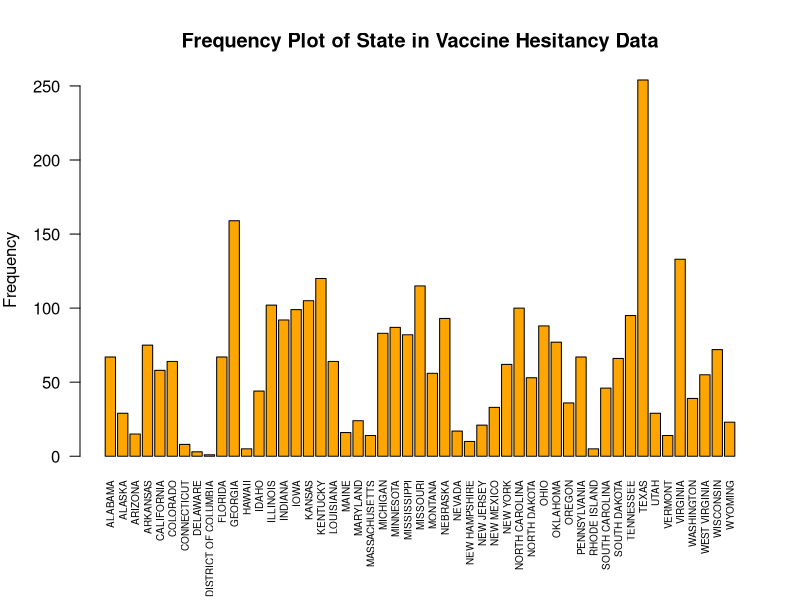
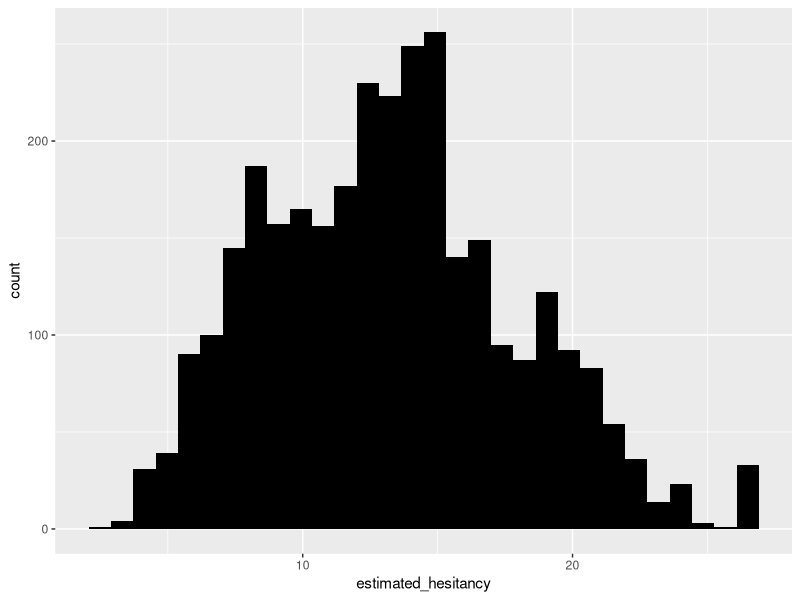
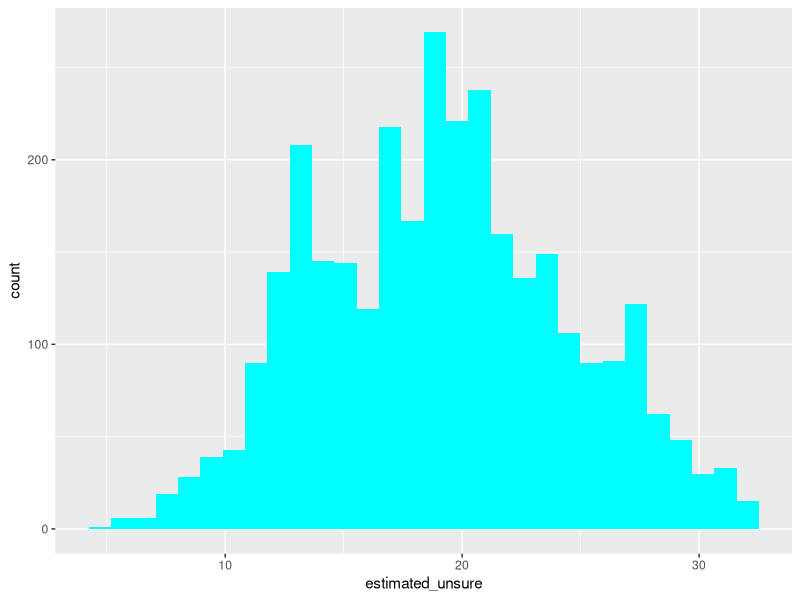
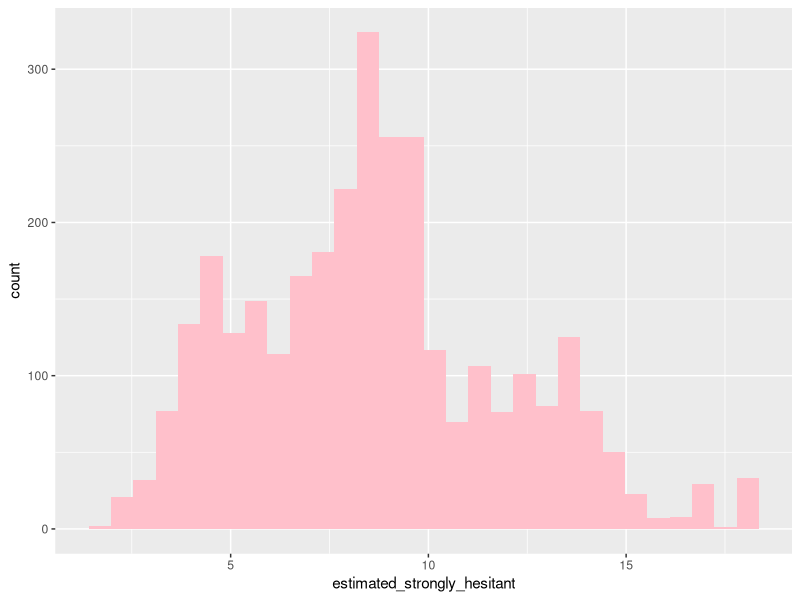
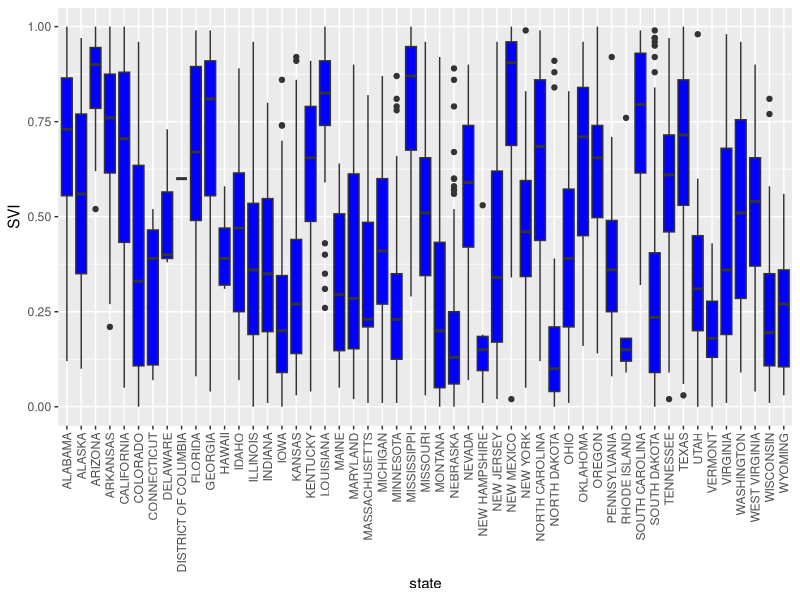
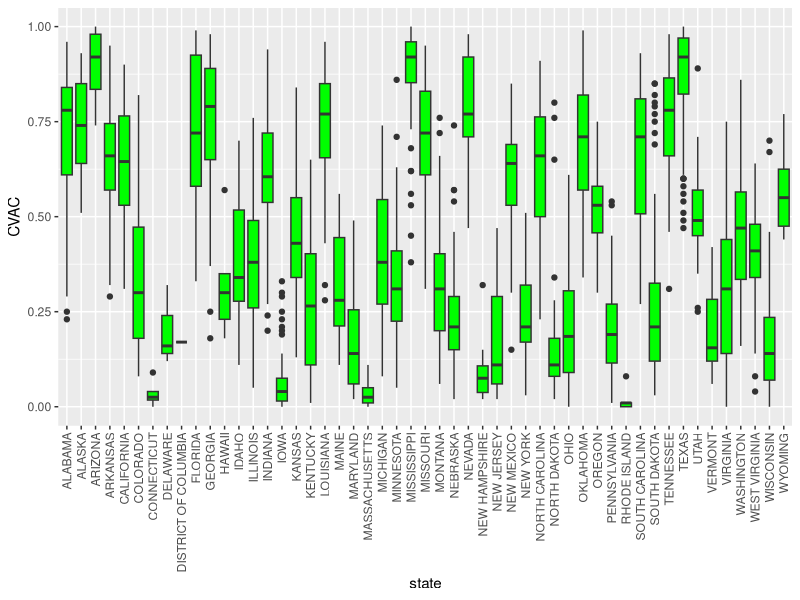
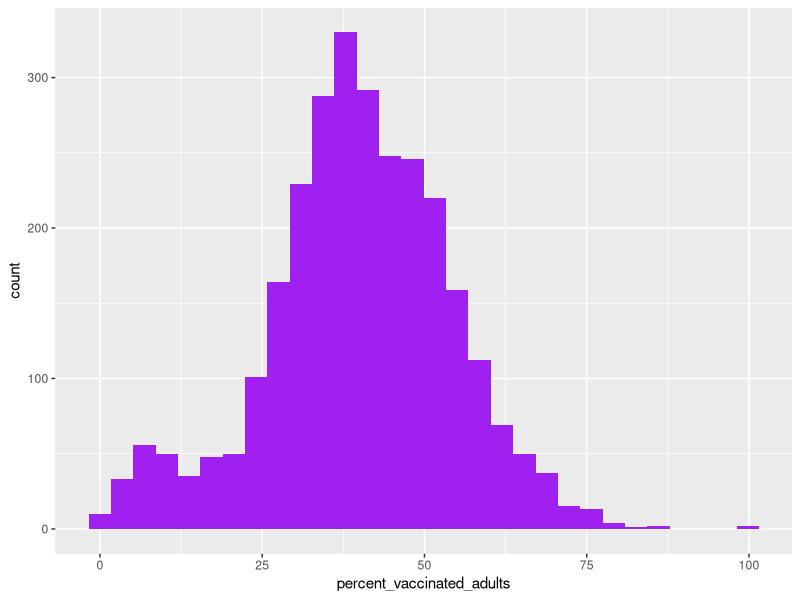
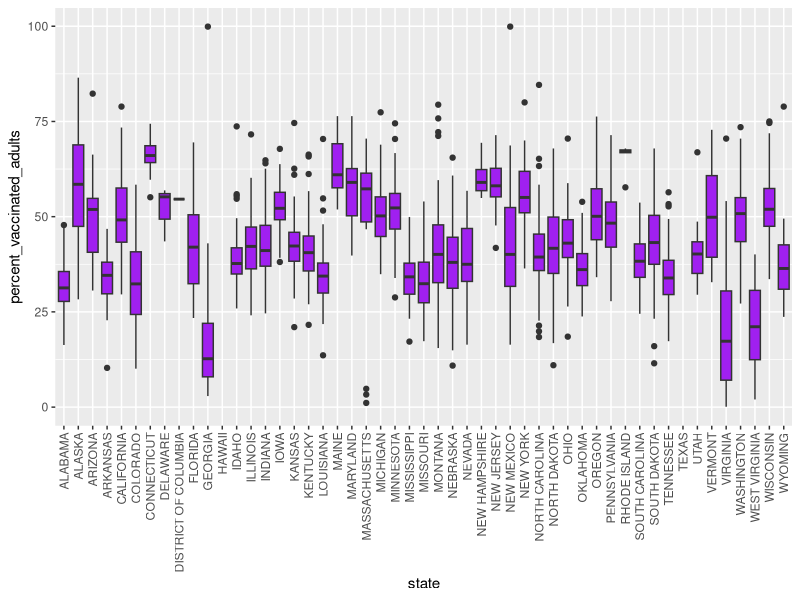

Source code (R) for these figures, in order:
## ---- chunk 1
#Data description

#This data is a compilation of hesitancy rates for COVID-19 vaccinations across the 50 United States and the District of Columbia. This data was collected from a Household Pulse Survey (HPS) asking whether survey responders would take a vaccine. This data was then used to estimate predicted hesitancy rates using data from an American Community Survery (ACS) census bureau.

#ensure packages are installed
#load the necessary libraries
library(dplyr)
library(purrr)
library(lubridate)
library(ggplot2)
library(readr)

#Load the CSV file
vaccdata <- read_csv("vaccine-hesitancy-COVID-19-20260210-update.csv")

#Data Cleaning
##Change column names
colnames(vaccdata) <- c("FIPS_code", "county_name", "state", "estimated_hesitancy", "estimated_unsure", "estimated_strongly_hesitant", "SVI", "SVI_category", "CVAC", "CVAC_category", "percent_vaccinated_adults", "percent_Hispanic", "percent_AmericanIndianorNative", "percent_Asian", "percent_Black", "percent_NativeHawaiian", "percent_white")

##Remove % from columns
vaccdata$estimated_hesitancy <- as.numeric(gsub("%", "", vaccdata$estimated_hesitancy))

vaccdata[, c("estimated hesitancy","estimated_unsure", "estimated_strongly_hesitant", "percent_vaccinated_adults", "percent_Hispanic", "percent_AmericanIndianorNative", "percent_Asian", "percent_Black", "percent_NativeHawaiian", "percent_white")] <- 
  lapply(vaccdata[, c("estimated_hesitancy", "estimated_unsure", "estimated_strongly_hesitant", "percent_vaccinated_adults", "percent_Hispanic", "percent_AmericanIndianorNative", "percent_Asian", "percent_Black", "percent_NativeHawaiian", "percent_white")],
         function(x) as.numeric(gsub("%", "", x)))

#Summary of State
##Generate frequency table for State Representation
frequency_state <- table(vaccdata$state)

##Make a barplot of the vaccine type data
par(mar = c(7, 4, 4, 2))   
#provides proper margins for bottom, left, top, right

barplot(frequency_state,
main="Frequency Plot of State in Vaccine Hesitancy Data",
ylab="Frequency",
col="orange",
las=2,
cex.names=0.6)

#Summary of hesitancy status (hesitant, unsure, highly hesitant)
##Make a histogram of estimated hesitancy rates to look for normal distribution
ggplot(data = vaccdata, aes(x = estimated_hesitancy)) +
  geom_histogram(fill = "black")

##Summarize the hesitancy statistics
summary(vaccdata$estimated_hesitancy)

##Make a histogram of estimated unsure rates to look for normal distribution
ggplot(data = vaccdata, aes(x = estimated_unsure)) +
  geom_histogram(fill = "cyan")

##Summarize the unsure statistics
summary(vaccdata$estimated_unsure)

##Make a histogram of estimated highly hesitant rates to look for normal distribution
ggplot(data = vaccdata, aes(x = estimated_strongly_hesitant)) +
  geom_histogram(fill = "pink")

##Summarize the strongly hesitant statistics
summary(vaccdata$estimated_strongly_hesitant)

#Summary of SVI
##SVI, also known as the Social Vulnerability Index, is a value representastive of how socially vulnerable a community is to disaster. On a scale of 0-1, a value closer to 1 signifies a great vulnerability to disaster.
ggplot(data = vaccdata, aes(x = state, y = SVI)) +
  geom_boxplot(fill = "blue") + theme(axis.text.x = element_text(angle = 90, vjust = 0.5, hjust = 1))

##Summarize the SVI statistics by state
by(vaccdata$SVI, vaccdata$state, summary)

#Summary of CVAC
##CVAC, also known as the COVID-19 Vaccine Coverage Index, is a measure of how well a community could handle the consequences of a COVID-19 outbreak in their community. It takes a number of variables and circumstances into account, including health care access, affordable housing, etc. On a scale of 0-1, values closer to 1 mean the community is highly vulnerable to a COVID-19 outbreak.

ggplot(data = vaccdata, aes(x = state, y = CVAC)) +
  geom_boxplot(fill = "green") + theme(axis.text.x = element_text(angle = 90, vjust = 0.5, hjust = 1))

##Summarize the CVAC statistics by state
by(vaccdata$CVAC, vaccdata$state, summary)

#Percent Vaccinated Adults Variable Summary
##Make a histogram of vaccination rates to look for normal distribution
ggplot(data = vaccdata, aes(x = percent_vaccinated_adults)) +
  geom_histogram(fill = "purple")

##Summarize overall vaccine rates of adults
summary(vaccdata$percent_vaccinated_adults)

##Make a boxplot of vaccinated status of adults by state
ggplot(data = vaccdata, aes(x = state, y = percent_vaccinated_adults)) +
  geom_boxplot(fill = "purple") + theme(axis.text.x = element_text(angle = 90, vjust = 0.5, hjust = 1))

##Summarize the percent of vaccinated adults by state
by(vaccdata$percent_vaccinated_adults, vaccdata$state, summary)

#Percent Hispanic Variable Summary
##Make a histogram of Hispanic demographic to look for normal distribution
ggplot(data = vaccdata, aes(x = percent_Hispanic)) +
  geom_histogram(fill = "yellow")

##Summarize Hispanic presence in survey responders
summary(vaccdata$percent_Hispanic)

#Percent American Indian and/or Native American Variable Summary
##Make a histogram of American Indian and/or Native American demographic to look for normal distribution
ggplot(data = vaccdata, aes(x = percent_AmericanIndianorNative)) +
  geom_histogram(fill = "gray")

##Summarize American Indian and/or Native American presence in survey responders
summary(vaccdata$percent_AmericanIndianorNative)

#Percent Asian Variable Summary
##Make a histogram of Asian demographic to look for normal distribution
ggplot(data = vaccdata, aes(x = percent_Asian)) +
  geom_histogram(fill = "lavender")

##Summarize Asian presence in survey responders
summary(vaccdata$percent_Asian)

#Percent Black Variable Summary
##Make a histogram of Black demographic to look for normal distribution
ggplot(data = vaccdata, aes(x = percent_Black)) +
  geom_histogram(fill = "orchid")

##Summarize Black presence in survey responders
summary(vaccdata$percent_Black)

#Percent White Variable Summary
##Make a histogram of White demographic to look for normal distribution
ggplot(data = vaccdata, aes(x = percent_white)) +
  geom_histogram(fill = "seagreen")

##Summarize White presence in survey responders
summary(vaccdata$percent_white)
## ---- chunk 2
## Making synthetic data with same structure as vaccdata

# AI assistance used:
# I used ChatGPT (an LLM AI tool) to help generate the synthetic data code. 
# I used the same as Joe's code to plot and summarize the table for the synthetic data* 

set.seed(123)

clamp <- function(x, lo, hi) pmin(pmax(x, lo), hi)

# Create synthetic dataset
vacc_synth <- vaccdata %>%
  slice_sample(n = nrow(vaccdata), replace = TRUE) %>%
  mutate(
    
    FIPS_code = sample(vaccdata$FIPS_code, size = n(), replace = TRUE),

    estimated_hesitancy = clamp(estimated_hesitancy + rnorm(n(), 0, 1.0), 0, 100),
    estimated_unsure = clamp(estimated_unsure + rnorm(n(), 0, 1.0), 0, 100),
    estimated_strongly_hesitant = clamp(estimated_strongly_hesitant + rnorm(n(), 0, 0.8), 0, 100),

    SVI = clamp(SVI + rnorm(n(), 0, 0.05), 0, 1),
    CVAC = clamp(CVAC + rnorm(n(), 0, 0.05), 0, 1),

    percent_vaccinated_adults = clamp(percent_vaccinated_adults + rnorm(n(), 0, 2.0), 0, 100),

    percent_Hispanic = clamp(percent_Hispanic + rnorm(n(), 0, 2.0), 0, 100),
    percent_AmericanIndianorNative = clamp(percent_AmericanIndianorNative + rnorm(n(), 0, 1.0), 0, 100),
    percent_Asian = clamp(percent_Asian + rnorm(n(), 0, 1.0), 0, 100),
    percent_Black = clamp(percent_Black + rnorm(n(), 0, 2.0), 0, 100),
    percent_NativeHawaiian = clamp(percent_NativeHawaiian + rnorm(n(), 0, 0.2), 0, 100),
    percent_white = clamp(percent_white + rnorm(n(), 0, 2.0), 0, 100)
  )

# quick check that structure
str(vacc_synth)
names(vacc_synth)

# Comparison Summaries between original data vs. synthetic 

summary_compare <- bind_rows(
  vaccdata %>% mutate(dataset = "original"),
  vacc_synth %>% mutate(dataset = "synthetic")
) %>%
  group_by(dataset) %>%
  summarize(
    n = n(),
    hesitancy_mean = mean(estimated_hesitancy, na.rm = TRUE),
    hesitancy_sd   = sd(estimated_hesitancy, na.rm = TRUE),
    SVI_mean       = mean(SVI, na.rm = TRUE),
    CVAC_mean      = mean(CVAC, na.rm = TRUE),
    white_mean     = mean(percent_white, na.rm = TRUE),
    vaccinated_mean= mean(percent_vaccinated_adults, na.rm = TRUE),
    .groups = "drop"
  )

summary_compare


# Summary of State (frequency + barplot)
frequency_state_synth <- table(vacc_synth$state)
frequency_state_synth

par(mar = c(7, 4, 4, 2))
barplot(
  frequency_state_synth,
  main="Frequency Plot of State in SYNTHETIC Vaccine Hesitancy Data",
  ylab="Frequency",
  col="orange",
  las=2,
  cex.names=0.6
)



# Summary of hesitancy status 
ggplot(data = vacc_synth, aes(x = estimated_hesitancy)) +
  geom_histogram(fill = "black")

# Quick comparison between synthetic and original data 

bind_rows(
  vaccdata %>% mutate(dataset = "original"),
  vacc_synth %>% mutate(dataset = "synthetic")
) %>%
  ggplot(aes(x = estimated_hesitancy)) +
  geom_histogram() +
  facet_wrap(~dataset, ncol = 1)


summary(vacc_synth$estimated_hesitancy)

ggplot(data = vacc_synth, aes(x = estimated_unsure)) +
  geom_histogram(fill = "cyan")
summary(vacc_synth$estimated_unsure)

ggplot(data = vacc_synth, aes(x = estimated_strongly_hesitant)) +
  geom_histogram(fill = "pink")
summary(vacc_synth$estimated_strongly_hesitant)

# Summary of SVI 
ggplot(data = vacc_synth, aes(x = state, y = SVI)) +
  geom_boxplot(fill = "blue") +
  theme(axis.text.x = element_text(angle = 90, vjust = 0.5, hjust = 1))

by(vacc_synth$SVI, vacc_synth$state, summary)

# Summary of CVAC 
ggplot(data = vacc_synth, aes(x = state, y = CVAC)) +
  geom_boxplot(fill = "green") +
  theme(axis.text.x = element_text(angle = 90, vjust = 0.5, hjust = 1))

by(vacc_synth$CVAC, vacc_synth$state, summary)

# Percent Vaccinated Adults 
ggplot(data = vacc_synth, aes(x = percent_vaccinated_adults)) +
  geom_histogram(fill = "purple")
summary(vacc_synth$percent_vaccinated_adults)

ggplot(data = vacc_synth, aes(x = state, y = percent_vaccinated_adults)) +
  geom_boxplot(fill = "purple") +
  theme(axis.text.x = element_text(angle = 90, vjust = 0.5, hjust = 1))

by(vacc_synth$percent_vaccinated_adults, vacc_synth$state, summary)

# Demographics: 
ggplot(data = vacc_synth, aes(x = percent_Hispanic)) +
  geom_histogram(fill = "yellow")
summary(vacc_synth$percent_Hispanic)

ggplot(data = vacc_synth, aes(x = percent_AmericanIndianorNative)) +
  geom_histogram(fill = "gray")
summary(vacc_synth$percent_AmericanIndianorNative)

ggplot(data = vacc_synth, aes(x = percent_Asian)) +
  geom_histogram(fill = "lavender")
summary(vacc_synth$percent_Asian)

ggplot(data = vacc_synth, aes(x = percent_Black)) +
  geom_histogram(fill = "orchid")
summary(vacc_synth$percent_Black)

ggplot(data = vacc_synth, aes(x = percent_white)) +
  geom_histogram(fill = "seagreen")
summary(vacc_synth$percent_white)

